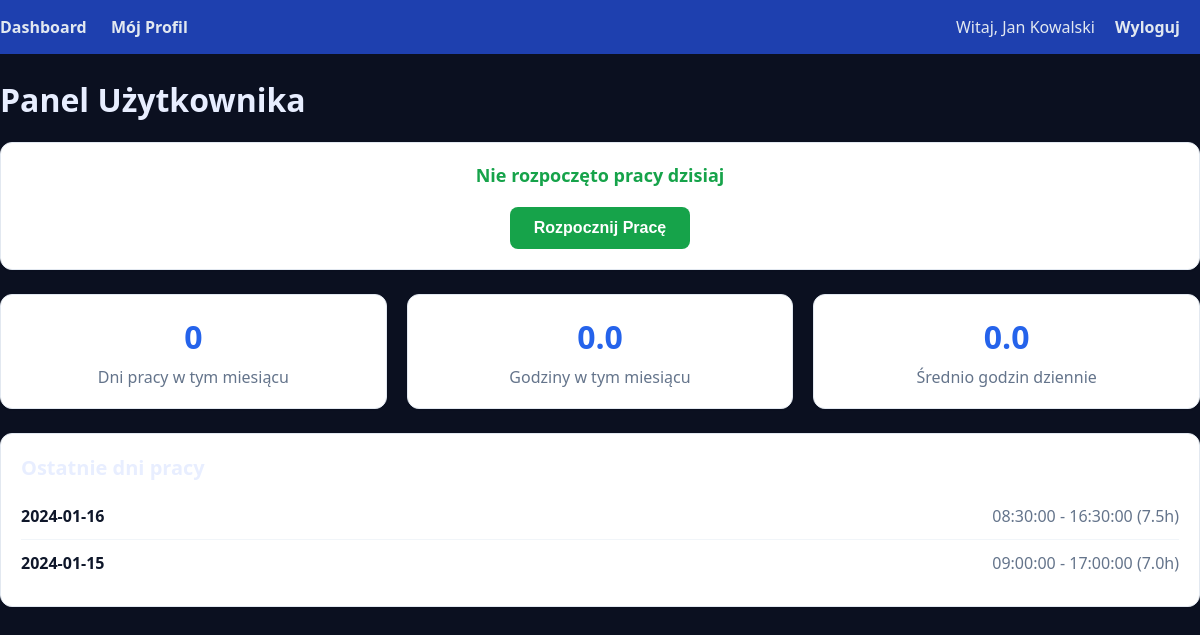
The app's page /user/dashboard (signed in) with its own data.
### tables this page shows
CREATE TABLE IF NOT EXISTS `work_time` (
  `id` INT UNSIGNED NOT NULL AUTO_INCREMENT,
  `user_id` INT UNSIGNED NOT NULL,
  `date` DATE NOT NULL,
  `start_time` TIME NULL,
  `end_time` TIME NULL,
  `break_duration` INT DEFAULT 0 COMMENT 'Break duration in minutes',
  `total_hours` DECIMAL(4,2) NULL,
  `notes` TEXT NULL,
  `created_at` TIMESTAMP NOT NULL DEFAULT CURRENT_TIMESTAMP,
  PRIMARY KEY (`id`),
  FOREIGN KEY (`user_id`) REFERENCES `users`(`id`) ON DELETE CASCADE,
  UNIQUE KEY `unique_user_date` (`user_id`, `date`)
);

### src/Controllers/User/UserController.php (called while the page is built, shortened)
<?php declare(strict_types=1);
final class UserController {
    public function dashboard(): void {
        $pdo = Database::getConnection($this->config['db']);
        $workTimeModel = new WorkTime($pdo);
        $todayWork = $workTimeModel->getToday($_SESSION['user_id']);
        $recentWork = $workTimeModel->getByUser($_SESSION['user_id'], null);
        $monthlyStats = $workTimeModel->getMonthlyStats($_SESSION['user_id'], date('Y-m'));
        $title = 'Panel Użytkownika';
        require __DIR__ . '/../../Views/user/dashboard.php';
    }
}

### src/Models/WorkTime.php (called while the page is built, shortened)
<?php declare(strict_types=1);
final class WorkTime {
    public function getByUser(int $userId, ?string $date = null): array {
        $sql = 'SELECT * FROM work_time WHERE user_id = ?';
        $params = [$userId];
        $sql .= ' ORDER BY date DESC';
        $stmt = $this->pdo->prepare($sql);
        $stmt->execute($params);
        return $stmt->fetchAll() ?: [];
    }
    public function getToday(int $userId): ?array {
        $stmt = $this->pdo->prepare('SELECT * FROM work_time WHERE user_id = ? AND date = CURDATE()');
        $stmt->execute([$userId]);
        $result = $stmt->fetch();
        return $result ?: null;
    }
    public function getMonthlyStats(int $userId, string $month): array {
        $stmt = $this->pdo->prepare('
            SELECT
                COUNT(*) as days_worked,
                SUM(total_hours) as total_hours,
                AVG(total_hours) as avg_hours_per_day
            FROM work_time
            WHERE user_id = ? AND DATE_FORMAT(date, "%Y-%m") = ?
        ');
        $stmt->execute([$userId, $month]);
        return $stmt->fetch() ?: [];
    }
}

### src/Views/user/dashboard.php (the view, shortened to what this page needs)
<!doctype html>
<html lang="pl">
<head>
    <link rel="stylesheet" href="/css/style.css" />
</head>
<body>
    <nav class="user-nav">
        <div class="container">
            <div>
                <a href="/user/dashboard">Dashboard</a>
                <a href="/user/profile">Mój Profil</a>
            </div>
            <div>
                <span>Witaj, <?= htmlspecialchars($_SESSION['user_name'], ENT_QUOTES, 'UTF-8') ?></span>
                <a href="/user/logout" style="margin-left: 16px;">Wyloguj</a>
            </div>
        </div>
    </nav>
    <div class="container">
        <h1><?= htmlspecialchars($title, ENT_QUOTES, 'UTF-8') ?></h1>
        <div class="clock-section">
            <div class="work-status <?= $todayWork && $todayWork['end_time'] ? 'not-working' : 'working' ?>">
                <?php if ($todayWork && $todayWork['end_time']): ?>
                    Praca zakończona o <?= htmlspecialchars($todayWork['end_time'], ENT_QUOTES, 'UTF-8') ?>
                <?php elseif ($todayWork && $todayWork['start_time']): ?>
                    Praca rozpoczęta o <?= htmlspecialchars($todayWork['start_time'], ENT_QUOTES, 'UTF-8') ?>
                <?php else: ?>
                    Nie rozpoczęto pracy dzisiaj
                <?php endif; ?>
            </div>
            <div class="clock-buttons">
                <?php if (!$todayWork || !$todayWork['start_time']): ?>
                    <form method="POST" action="/user/clock-in" style="display: inline;">
                        <button type="submit" class="btn btn-success">Rozpocznij Pracę</button>
                    </form>
                <?php endif; ?>
            </div>
        </div>
        <div class="stats-grid">
            <div class="stat-card">
                <div class="stat-number"><?= $monthlyStats['days_worked'] ?? 0 ?></div>
                <div class="stat-label">Dni pracy w tym miesiącu</div>
            </div>
            <div class="stat-card">
                <div class="stat-number"><?= number_format((float)($monthlyStats['total_hours'] ?? 0), 1) ?></div>
                <div class="stat-label">Godziny w tym miesiącu</div>
            </div>
            <div class="stat-card">
                <div class="stat-number"><?= number_format((float)($monthlyStats['avg_hours_per_day'] ?? 0), 1) ?></div>
                <div class="stat-label">Średnio godzin dziennie</div>
            </div>
        </div>
        <div class="recent-work">
            <h2>Ostatnie dni pracy</h2>
            <?php if (!empty($recentWork)): ?>
                <?php foreach (array_slice($recentWork, 0, 10) as $work): ?>
                    <div class="work-entry">
                        <div class="work-date"><?= htmlspecialchars($work['date'], ENT_QUOTES, 'UTF-8') ?></div>
                        <div class="work-hours">
                            <?= htmlspecialchars($work['start_time'] ?? '--', ENT_QUOTES, 'UTF-8') ?> -
                            <?= htmlspecialchars($work['end_time'] ?? '--', ENT_QUOTES, 'UTF-8') ?>
                            (<?= number_format((float)($work['total_hours'] ?? 0), 1) ?>h)
                        </div>
                    </div>
                <?php endforeach; ?>
            <?php else: ?>
                <p>Brak danych o czasie pracy.</p>
            <?php endif; ?>
        </div>
    </div>
</body>
</html>

### public/css/style.css (style rules this page uses)
:root { --bg:#0b1020; --card:#131a2b; --muted:#a0acc8; --text:#e8eeff; --accent:#4f7cff; --ok:#22c55e; --border:#1f2742; }
* { box-sizing:border-box; }
body { margin:0; font-family:system-ui,-apple-system,Segoe UI,Roboto,Ubuntu,Cantarell,Noto Sans,Helvetica,Arial,sans-serif; color:var(--text); background:var(--bg); }
h2 { margin:0 0 12px; font-size:20px; }
.btn { appearance:none; border:0; padding:10px 12px; border-radius:8px; background:var(--accent); color:#fff; font-weight:600; cursor:pointer; }

### src/Views/user/dashboard.php (style rules this page uses)
.user-nav { background: #1e40af; color: #e2e8f0; padding: 16px 0; margin-bottom: 24px; }
.user-nav .container { display: flex; justify-content: space-between; align-items: center; }
.user-nav a { color: #e2e8f0; text-decoration: none; margin-right: 20px; font-weight: 600; }
.clock-section { background: #ffffff; border: 1px solid #e2e8f0; border-radius: 12px; padding: 20px; box-shadow: 0 1px 2px rgba(15, 23, 42, 0.06); margin-bottom: 24px; text-align: center; }
.clock-buttons { display: flex; gap: 16px; justify-content: center; margin-top: 20px; }
.btn { padding: 12px 24px; border-radius: 8px; text-decoration: none; font-weight: 600; cursor: pointer; border: none; font-size: 16px; }
.btn-success { background: #16a34a; color: #ffffff; }
.work-status { font-size: 18px; font-weight: 600; margin-bottom: 16px; }
.work-status.working { color: #16a34a; }
.stats-grid { display: grid; grid-template-columns: repeat(auto-fit, minmax(200px, 1fr)); gap: 20px; margin-bottom: 24px; }
.stat-card { background: #ffffff; border: 1px solid #e2e8f0; border-radius: 12px; padding: 20px; box-shadow: 0 1px 2px rgba(15, 23, 42, 0.06); text-align: center; }
.stat-number { font-size: 32px; font-weight: 700; color: #2563eb; }
.stat-label { color: #64748b; margin-top: 8px; }
.recent-work { background: #ffffff; border: 1px solid #e2e8f0; border-radius: 12px; padding: 20px; box-shadow: 0 1px 2px rgba(15, 23, 42, 0.06); }
.work-entry { display: flex; justify-content: space-between; align-items: center; padding: 12px 0; border-bottom: 1px solid #f1f5f9; }
.work-entry:last-child { border-bottom: none; }
.work-date { font-weight: 600; color: #0f172a; }
.work-hours { color: #64748b; }

### records on screen
work_time: date "2024-01-16", start_time "08:30:00", end_time "16:30:00", total_hours "7.5"
work_time: date "2024-01-15", start_time "09:00:00", end_time "17:00:00", total_hours "7.0"

### other values on screen
$_SESSION['user_name'] "Jan Kowalski"
$title "Panel Użytkownika"
$monthlyStats['days_worked'] "0"
$monthlyStats['total_hours'] "0.0"
$monthlyStats['avg_hours_per_day'] "0.0"
